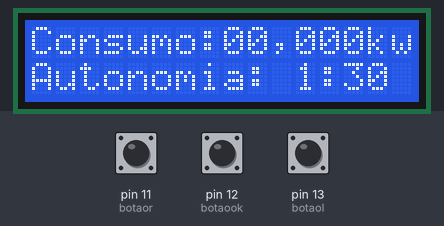
Simulated run of this sketch. Board: Arduino Uno, built with avr-gcc and run on an emulated ATmega328P. Shown: 16×2 character LCD. The inputs (shaded band) are chosen by the test bench; at power-on: pin 12 (botaook) HIGH, pin 13 (botaol) HIGH, pin 11 (botaor) HIGH. EEPROM starts erased; what the sketch prints to the serial monitor is not drawn.

Above: at 1.3 s.
1.4 s: pin 12 (botaook) pulled LOW for 0.15 s
At 2.3 s:
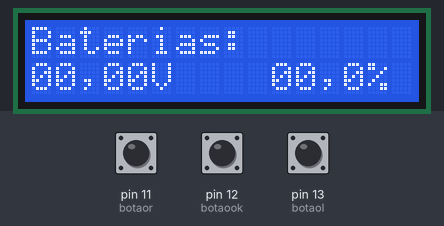
3.5 s: pin 12 (botaook) pulled LOW for 1 s
At 5.6 s:
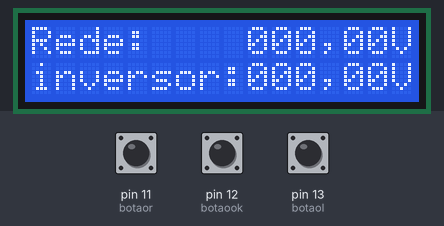
6.3 s: pin 12 (botaook) pulled LOW for 0.15 s
At 7.3 s:
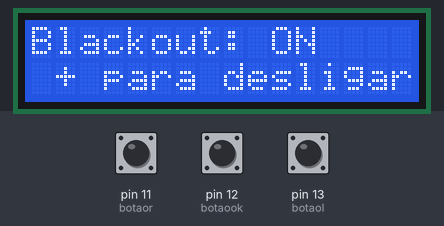
8.0 s: pin 13 (botaol) pulled LOW for 0.15 s
At 9.5 s:
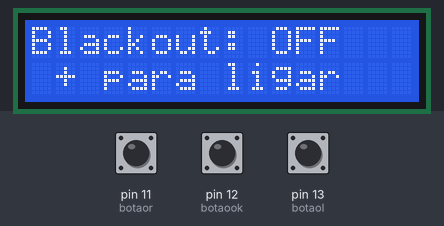
10.3 s: pin 12 (botaook) pulled LOW for 3.2 s
At 14.7 s:
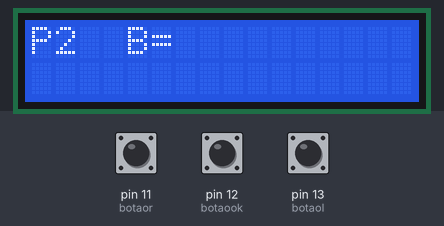
Timing chart, 0 to 16.1 s (numbered marks = the images above; inputs shaded):
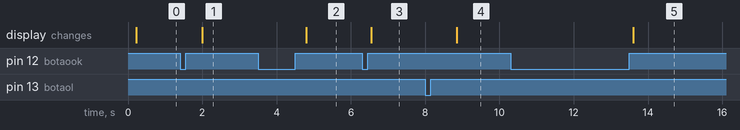

Measured:
- after the input at 1.4 s, the display: changes after 0.60 s (image 1)
- after the input at 3.5 s, the display: changes after 1.3 s (image 2)
- after the input at 6.3 s, the display: changes after 0.24 s (image 3)
- after the input at 8.0 s, the display: changes after 0.86 s (image 4)
- after the input at 10.3 s, the display: changes after 3.3 s (image 5)

The sketch:

menus.ino
```cpp
/*  2- display
 *  4- display
 *  5- display
 *  6- display
 *  7- display
 *  13- botão
 *  12- botão
 *  11- botão
 *
 *
 *
 *  principal:
 *            consumo: ___kw
 *            autonomia: __h__min
 *
 *            bateiras: ____v  ___%
 *
 *            rede: ___v
 *            inversor: ___v
 *
 *            sistema: on/off + para ligar
 *
 *            blackout: on/off + para ligar
 *
 *  configurações:  inversor:
 *                           parametros:
 *                                      potência: ___w
 *                                      tensão: 127/220v
 *                           delay off/on:
 *                                        delay: __s
 *
 *                  chaveamento:
 *                              nivel A:
 *                                      potência: ___w
 *                                      tolerância: __s
 *                                      função: A/B/C     A= chaveamento / B= cooler / C= buzzer
 *                              nivel B:
 *                                      potência: ___w
 *                                      tolerância: __s
 *                                      função: A/B/C
 *                              nivel C:
 *                                      potência: ___w
 *                                      tolerância: __s
 *                  bateria:
 *                          tensão maxima: __v
 *                  blackout:


*/
#include <EEPROM.h>
#include <LiquidCrystal.h>
//=-=-=-=-=-=-=-=-=-=-=-=-=-=-=-=-=-/DEFINIÇÕES/=-=-=-=-=-=-=-=-=-=-=-=-=-=-=-=-=|

#define botaol    13
#define botaor    11
#define botaook   12

//=-=-=-=-=-=-=-=-=-=-=-=-=-=-=-=-=/VARIÁVEIS/=-=-=-=-=-=-=-=-=-=-=-=-=-=-=-=-=-=|

boolean Clock[7],
        ok[3],
        botaoatu[3],
        botaoant[3],
        timeron[7],
        longpress,
        shortpress,
        pagina[4],
        travamenu,
        voltar,
        zero[2],
        blackout,
        oldblackout,
        botao[3];


int debug[6],
    counter[7];

byte retorno,
     menus = 0,
     fase = 0,
     menusconfig[5];

//=-=-=-=-=-=-=-=-=-=-=-=-=-=-/PARA USO BIBLIOTECAS/=-=-=-=-=-=-=-=-=-=-=-=-=-=-=|

LiquidCrystal lcd(8,7,6,5,4,2);

//=-=-=-=-=-=-=-=-=-=-=-=-=-=-=-=-=-=/FUNÇÕES/=-=-=-=-=-=-=-=-=-=-=-=-=-=-=-=-=-=|

void leitura_dos_botoes();
void tela();
void configuracao();
void configinversor();

//-=-=-=-=-=-=-=-=-=-=-=-=-=-=-=-=-=-=-=-=-=-=-=-=-=-=-=-=-=-=-=-=-=-=-=-=-=-=-=-=-=-=-=-=-=-=-=-=-=-=-=-=-=-=-=-=-=-=-=-=-=-=-=-=-=-=-=-=-=-=-=-=
void setup() {


//-=-=-=-=-=-=-=-=-=-=-=-=-/configuração do timer 2/=-=-=-=-=-=-=-=-=-=-=-=-=-=-=|

     TCCR2A = 0x00;   //Timer operando em modo normal
     TCCR2B = 0x07;   //Prescaler 1:1024
     TCNT2  = 100;    //10 ms overflow again
     TIMSK2 = 0x01;   //Habilita interrupção do Timer2

//=-=-=-=-=-=-=-=-=-=-=-=-=-/DEFINIÇÃO DE PARAMETROS/-=-=-=-=-=-=-=-=-=-=-=-=-=-=|

 Serial.begin(9600);                                  // inicia a porta serial, configura a taxa de dados para 9600 bps

 lcd.begin(16,2);                                    // configuração do tamanho do display lcd

 //=-=-=-=-=-=-=-=-=-=-=-=-=-=-=/DEFINIÇÃO DE PINOS/=-=-=-=-=-=-=-=-=-=-=-=-=-=-=|

 pinMode(botaol    , INPUT_PULLUP );                 // configura o botão 1 como entrada com pull-up interno ligado
 pinMode(botaor    , INPUT_PULLUP );                 // configura o botão 2 como entrada com pull-up interno ligado
 pinMode(botaook   , INPUT_PULLUP );                 // configura o botão 3 como entrada com pull-up interno ligado

 //=-=-=-=-=-=-=-=-=-=-=-=-=-=/DEFINIÇÃO DE ESTADOS/=-=-=-=-=-=-=-=-=-=-=-=-=-=-=|

 pagina[1] = true;
 pagina[2] = false;
 pagina[3] = false;
 blackout  = EEPROM.read(0);


  //lcd.clear();
  //lcd.home();
  //lcd.print("|>  ArduSun   <|");

  delay(100);


 }//end setup//-=-=-=-=-=-=-=-=-=-=-=-=-=-=-=-=-=-=-=-=-=-=-=-=-=-=-=-=-=-=-=-=-=-=-=-=-=-=-=-=-=-=-=-=-=-=-=-=-=-=-=-=-=-=-=-=-=-=-=-=-=-=-=-=-=-=
void loop() {

//=-=-=-=-=-=-=-=-=-=-=-=-=-=-=-=-=-=/FUNÇÕES/=-=-=-=-=-=-=-=-=-=-=-=-=-=-=-=-=-=|

   leitura_dos_botoes();
   tela();
   configuracao();
   configinversor();

//=-=-=-=-=-=-=-=-=-=-=-=-=-=-=-=-=-=-/DEBUG/-=-=-=-=-=-=-=-=-=-=-=-=-=-=-=-=-=-=|

   Serial.print(pagina[1]);                                        // informa a IDE o conteúdo de uma variável
   Serial.print("____");
   Serial.print(pagina[2]);
   Serial.print("____");
   Serial.print(pagina[3]);
   Serial.print("____");
   Serial.print(menus);
   Serial.print("___");
   Serial.print(botao[1]);
   Serial.print("____");
   Serial.print(debug[2]);
   Serial.print("____");
   Serial.print(debug[3]);
   Serial.print("____");
   Serial.print(debug[4]);
   Serial.print("____");
   //Serial.println(blackout);

   if(botao[1] && pagina[2] && (menus == 0)){

     pagina[1] = false;
     pagina[2] = false;
     pagina[3] = true;
     menus = 0;
     botao[1] = false;

     }

   if(pagina[1] && botao[1] && (menus == 3)){
      blackout = !blackout;
      EEPROM.write(0, blackout);
      botao[1] = false;
    }


}//end loop/-=-=-=-=-=-=-=-=-=-=-=-=-=-=-=-=-=-=-=-=-=-=-=-=-=-=-=-=-=-=-=-=-=-=-=-=-=-=-=-=-=-=-=-=-=-=-=-=-=-=-=-=-=-=-=-=-=-=-=-=-=-=-=-=-=-=-=-=
ISR(TIMER2_OVF_vect)
{
    TCNT2=100;          // Reinicializa o registrador do Timer2

//===========/Clock 1/============//70ms

    counter[1]++;            //Incremena counter[1] a cada estouro do timer

    Clock[1] = false;        //Torna clock[1] falso

    if(counter[1] >= 7){    //Se counter[1] for maior ou igual a 10
      Clock[1] = true;       //Clock[1] se torna verdadeiro
      counter[1] = 0;        //counter[1] é reinicializado
      }

//===========/Clock 2/============//50ms

    if(timeron[2]){          //Se timeron[2] for verdadeiro
      counter[2]++;          //counter[2] é incrementado a cada estouro do timer
      }

    else{
        counter[2] = 0;
        Clock[2] = false;   //Torna clock[2] falso
        }

    if(counter[2] >= 5){     //Se counter[2] for maior ou igual a 5
      Clock[2] = true;       //Clock[2] se torna verdadeiro
      counter[2] = 0;        //counter[2] é reinicializado
      }

//===========/Clock 3/============//5000ms

    if(timeron[3]){          //Se timeron[3] for verdadeiro
      counter[3]++;          //counter[3] é incrementado a cada estouro do timer
      }
      else{
        counter[3] = 0;
        Clock[3] = false;
        }

    if(counter[3] > 500){    //Se counter[3] for maior ou igual a 6
      Clock[3] = true;       //Clock[3] se torna verdadeiro
      counter[3] = 0;        //counter[3] é reinicializado
      }

//===========/Clock 4/============//50ms

    if(timeron[4]){          //Se timeron[4] for verdadeiro
      counter[4]++;          //counter[4] é incrementado a cada estouro do timer
      }
      else{
        counter[4] = 0;
        Clock[4] = false;
        }

    if(counter[4] > 50){    //Se counter[4] for maior ou igual a 6
      Clock[4] = true;       //Clock[4] se torna verdadeiro
      counter[4] = 0;        //counter[4] é reinicializado
      }

//===========/Clock 5/============//50ms

    if(timeron[5]){          //Se timeron[5] for verdadeiro
      counter[5]++;          //counter[5] é incrementado a cada estouro do timer
      }
      else{
        counter[5] = 0;
        Clock[5] = false;
        }

    if(counter[5] > 50){    //Se counter[5] for maior ou igual a 6
      Clock[5] = true;       //Clock[5] se torna verdadeiro
      counter[5] = 0;        //counter[5] é reinicializado
      }

}//end clock/=-=-=-=-=-=-=-=-=-=-=-=-=-=-=-=-=-=-=-=-=-=-=-=-=-=-=-=-=-=-=-=-=-=-=-=-=-=-=-=-=-=-=-=-=-=-=-=-=-=-=-=-=-=-=-=-=-=-=-=-=-=-=-=-=-=-=-=
void leitura_dos_botoes() {


//=-=-=-=-=-=-=-=-=-=-=-=-=-=-=-=/LEITURA BOTÃO 1/=-=-=-=-=-=-=-=-=-=-=-=-=-=-=-=|

     botao[1] = false;
     botaoatu[1] = digitalRead(botaol);                       //Lê o valor do botão1 e o atribui a variável (botaoatu[1])

     if (!botaoatu[1] && (botaoatu[1] != botaoant[1])){       //Detecta a borda de descida no sinal do botao1
      timeron[4] = true;
      ok[1] = true;
     }

     if (ok[1] && Clock[4]){                                  //Detecta a borda de descida no sinal do botao1
      timeron[4] = false;
      ok[1] = false;
      retorno++;                                              //Incrementa em 1 a variavel retorno
      botao[1]= true;                                         //botao1 se torna verdadeiro
      configinversor();
     }
     //else{botao[1] = false;}

     botaoant[1] = botaoatu[1] ;                              // atribui à variável (botaoant[1]) o valor de (botaoatu[1])


//=-=-=-=-=-=-=-=-=-=-=-=-=-=-=-=/LEITURA BOTÃO 2/=-=-=-=-=-=-=-=-=-=-=-=-=-=-=-=|


     botaoatu[2] = digitalRead(botaook);                      //Lê o valor do botão1 e o atribui a variável (botaoatu[2])
     if(!botaoatu[2] && (botaoatu[2] != botaoant[2])){        //Detecta a borda de descida no sinal do botao2
        ok[2] = true;
        timeron[2] = true;
     }

     if(ok[2] && Clock[2]){                                   //Detecta a borda de descida no sinal do botao2
        timeron[2] = false;
        ok[2] = false;
        fase = 1;                                             //Muda o estado de fase para 1
        timeron[3] = true;                                    //Ativa a contagem do Clock[3]


     }

     if(!digitalRead(botaook) && Clock[3] && (fase == 1)){    //Se o botao2 continua precionado depois de 5000 ms
        timeron[3] = false;                                   //Desativa a contagem do Clock[3]
        fase = 0;                                             //Fase volta a valer 0
        //=================
        debug[2]++;                                           //Incrementa debug[2] em 1
        longpress = true;                                     //Longpress se torna verdadeiro
        menus = 0;                                            //Reinicia menus
        pagina[1] = false;
        pagina[2] = true;
        botao[1] = false;

      }
      else{longpress = false;}

     if(botaoatu[2] && (botaoatu[2] != botaoant[2])){
      if(fase == 1){
         shortpress = true;
         debug[1]++;
         menus++;
         timeron[3] = false;
        }
        else{shortpress = false;}
      }

     botaoant[2] = botaoatu[2] ;                             // atribui à variável (botaoanteriorOK) o valor de (botaoatualOK)

//=-=-=-=-=-=-=-=-=-=-=-=-=-=-=-=/LEITURA BOTÃO 3/=-=-=-=-=-=-=-=-=-=-=-=-=-=-=-=|

   if(Clock[2]){
     botaoatu[3] = digitalRead(botaor);                       // lê o valor do botão e o atribui a variável (botaoatualR)
     if (!botaoatu[3] && botaoant[3]){retorno = 3;};         // detecta a borda de decida na variável (botaoatualR)

     botaoant[3] = botaoatu[3] ;                           // atribui à variável (botaoanteriorR) o valor de (botaoatualR)
   };//end if


}//end input//=-=-=-=-=-=-=-=-=-=-=-=-=-=-=-=-=-=-=-=-=-=-=-=-=-=-=-=-=-=-=-=-=-=-=-=-=-=-=-=-=-=-=-=-=-=-=-=-=-=-=-=-=-=-=-=-=-=-=-=-=-=-=-=-=-=-=-=
void tela() {

  byte selecao ;

  if(pagina[1]){
    selecao = menus;

   if(menus > 4) menus = 0;

   switch(selecao) {

//=-=-=-=-=-=-=-=-=-=-=-=-=-=-=-=/Página 0/=-=-=-=-=-=-=-=-=-=-=-=-=-=-=-=|

    case 0:

    if(Clock[1]){
                lcd.clear();
                lcd.print("Consumo:");
                lcd.setCursor(8,0);
                lcd.print("00,000");
                lcd.setCursor(14,0);
                lcd.print("kw");
                lcd.setCursor(0,1);
                lcd.print("Autonomia:");
                lcd.setCursor(11,1);
                lcd.print("1");
                lcd.print(":");
                lcd.print("30");

    };//close if

    break;

//=-=-=-=-=-=-=-=-=-=-=-=-=-=-=-=/Página 1/=-=-=-=-=-=-=-=-=-=-=-=-=-=-=-=|

    case 1:

    if(Clock[1]){
                lcd.clear();
                lcd.print("Baterias:");
                lcd.setCursor(0,1);
                lcd.print("00,00");
                lcd.setCursor(5,1);
                lcd.print("V");
                lcd.setCursor(10,1);
                lcd.print("00,0");
                lcd.print("%");

    };//close if

    break;

//=-=-=-=-=-=-=-=-=-=-=-=-=-=-=-=/Página 2/=-=-=-=-=-=-=-=-=-=-=-=-=-=-=-=|

    case 2:

    if(Clock[1]){
                lcd.clear();
                lcd.print("Rede:");
                lcd.setCursor(9,0);
                lcd.print("000,00");
                lcd.setCursor(15,0);
                lcd.print("V");
                lcd.setCursor(0,1);
                lcd.print("inversor:");
                lcd.setCursor(9,1);
                lcd.print("000,00");
                lcd.setCursor(15,1);
                lcd.print("V");

    };//close if

    break;

//=-=-=-=-=-=-=-=-=-=-=-=-=-=-=-=/Página 3/=-=-=-=-=-=-=-=-=-=-=-=-=-=-=-=|

    case 3:

    if(Clock[1] && !blackout){
      lcd.clear();
      lcd.print("Blackout:");
      lcd.setCursor(10,0);
      lcd.print("OFF");
      lcd.setCursor(0,1);
      lcd.print(" + para ligar");

    };//close if

    if(Clock[1] && blackout){
      lcd.clear();
      lcd.print("Blackout:");
      lcd.setCursor(10,0);
      lcd.print("ON");
      lcd.setCursor(0,1);
      lcd.print(" + para desligar");

    };//close if

    break;

//=-=-=-=-=-=-=-=-=-=-=-=-=-=-=-=/Página 4/=-=-=-=-=-=-=-=-=-=-=-=-=-=-=-=|

    case 4:

    if(Clock[1]){
                lcd.clear();
                lcd.print("P2");
                lcd.setCursor(4,0);
                lcd.print("B=");

    };//close if

    break;

//=-=-=-=-=-=-=-=-=-=-=-=-=-=-=-=/Default/-=-=-=-=-=-=-=-=-=-=-=-=-=-=-=-=|

    default:

    lcd.clear();

    break;

    };
  };
}//end tela//=-=-=-=-=-=-=-=-=-=-=-=-=-=-=-=-=-=-=-=-=-=-=-=-=-=-=-=-=-=-=-=-=-=-=-=-=-=-=-=-=-=-=-=-=-=-=-=-=-=-=-=-=
void configuracao() {

  byte menuconfig = 0;


  if(pagina[2]){
    menuconfig = menus;

   if(menus > 2) menus = 0;

   switch(menuconfig){

    case 0:

     if(Clock[1]){
      lcd.noBlink();
      lcd.clear();
      lcd.setCursor(1,0);
      lcd.print("configuracoes");
      lcd.setCursor(0,1);
      lcd.print("1-");
      lcd.setCursor(3,1);
      lcd.print("Inversor");
      lcd.setCursor(0,1);
      lcd.blink();
     }


    break;

//=-=-=-=-=-=-=-=-=-=-=-=-=-=-=-=/Página 1/=-=-=-=-=-=-=-=-=-=-=-=-=-=-=-=|
    case 1:

     if(Clock[1]){
      lcd.noBlink();
      lcd.clear();
      lcd.print("1-");
      lcd.setCursor(3,0);
      lcd.print("Inversor");
      lcd.setCursor(0,1);
      lcd.print("2-");
      lcd.setCursor(3,1);
      lcd.print("Chaveamento");
      lcd.setCursor(0,1);
      lcd.blink();

      };//end if clock[1]

    break;
//=-=-=-=-=-=-=-=-=-=-=-=-=-=-=-=/Página 2/=-=-=-=-=-=-=-=-=-=-=-=-=-=-=-=|
    case 2:

    if(Clock[1]){
      lcd.noBlink();
      lcd.clear();
      lcd.print("2-");
      lcd.setCursor(3,0);
      lcd.print("Chaveamento");
      lcd.setCursor(0,1);
      lcd.print("3-");
      lcd.setCursor(3,1);
      lcd.print("Bateria");
      lcd.setCursor(0,1);
      lcd.blink();

      };//end if clock[1]


    break;

    default:

     lcd.clear();

    break;

  };//end switch/=-=-=-=-=-=-=-=-=-=-=-=-=-|

   };//end if travatela/=-=-=-=-=-=-=-=-=-=|
}//end configuração//=-=-=-=-=-=-=-=-=-=-=-=-=-=-=-=-=-=-=-=-=-=-=-=-=-=-=-=-=-=-=-=-=
void configinversor() {

  byte coninv;

  if(pagina[3]){

    coninv = menus;

   if(menus > 1) menus = 0;

   switch(coninv){

    case 0:

     if(Clock[1]){
      lcd.noBlink();
      lcd.clear();
      lcd.home();
      lcd.print("Config. Inversor");
      lcd.setCursor(0,1);
      lcd.print("1-");
      lcd.setCursor(3,1);
      lcd.print("Parametros");
      lcd.setCursor(0,1);
      lcd.blink();
     }


    break;

//=-=-=-=-=-=-=-=-=-=-=-=-=-=-=-=/Página 1/=-=-=-=-=-=-=-=-=-=-=-=-=-=-=-=|
    case 1:

     if(Clock[1]){
      lcd.noBlink();
      lcd.clear();
      lcd.print("1-");
      lcd.setCursor(3,0);
      lcd.print("Parametros");
      lcd.setCursor(0,1);
      lcd.print("2-");
      lcd.setCursor(3,1);
      lcd.print("Delay off/on");
      lcd.setCursor(0,1);
      lcd.blink();

      };//end if clock[1]

    break;
//=-=-=-=-=-=-=-=-=-=-=-=-=-=-=-=/Página 2/=-=-=-=-=-=-=-=-=-=-=-=-=-=-=-=|
    default:

    lcd.clear();

    break;

    };//end switch
  };//end if travatela

}//end configinversor//=-=-=-=-=-=-=-=-=-=-=-=-=-=-=-=-=-=-=-=-=-=-=-=-=-=-=-=-=-=-=-=
```
